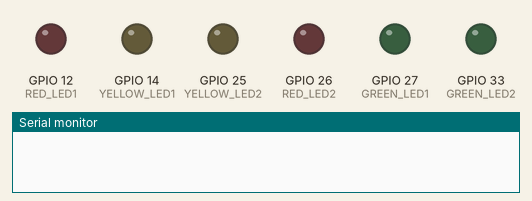
Simulated run of this sketch. Board: ESP32. Shown: output pins drawn as LEDs (lit = HIGH), the last lines printed to the serial monitor. WiFi joins after 1.5 s; servers stay silent unless stated.

Above: at 0.1 s.
At 2.1 s:
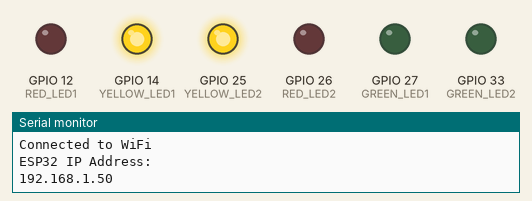
At 7.1 s:
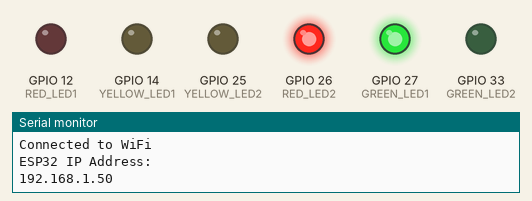
At 27.1 s:
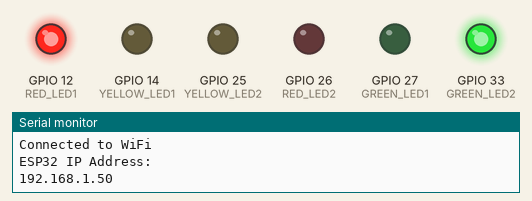
Timing chart, 0 to 38.5 s (numbered marks = the images above):
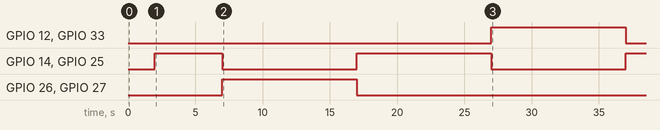

Measured:
- by itself, GPIO 12 (RED_LED1), GPIO 33 (GREEN_LED2): LOW → HIGH at 27.0 s, → LOW 10.0 s later
- by itself, GPIO 14 (YELLOW_LED1), GPIO 25 (YELLOW_LED2): goes HIGH 5.0 s, LOW 10.0 s, HIGH 10.0 s, LOW 10.0 s, then HIGH
- by itself, GPIO 26 (RED_LED2), GPIO 27 (GREEN_LED1): LOW → HIGH at 7.0 s, → LOW 10.0 s later

The sketch:

Simple_ESP32_Code.ino
```cpp
#include <WiFi.h>


#define RED_LED1 12
#define YELLOW_LED1 14
#define GREEN_LED1 27

// Block 2 LEDs
#define RED_LED2 26
#define YELLOW_LED2 25
#define GREEN_LED2 33


const char* ssid = "PianoMan. The RobotGuy.RareBrain";
const char* password = "6141AB19??";

WiFiServer server(80);

//unsigned long lastMessageTime = 0;
//unsigned long timeoutDuration = 30000;

void setup() {

   // Set all pins as output
  pinMode(RED_LED1, OUTPUT);
  pinMode(YELLOW_LED1, OUTPUT);
  pinMode(GREEN_LED1, OUTPUT);
  pinMode(RED_LED2, OUTPUT);
  pinMode(YELLOW_LED2, OUTPUT);
  pinMode(GREEN_LED2, OUTPUT);

  Serial.begin(115200);

  // Connect to WiFi
  WiFi.begin(ssid, password);
  while (WiFi.status() != WL_CONNECTED) {
    delay(1000);
    Serial.println("Connecting to WiFi...");
  }
  Serial.println("Connected to WiFi");


  Serial.println("ESP32 IP Address: ");
  Serial.println(WiFi.localIP());

  // Start the server
  server.begin();

}

void loop() {
  WiFiClient client = server.available();  // Listen for incoming clients

  if (client) {
    Serial.println("New Client Connected");

    String command = client.readStringUntil('\n');
    command.trim();  // Remove any whitespace

    Serial.println("Command received: " + command);

    // Update the last message time
    //lastMessageTime = millis();

    // Control the built-in LED based on the received command
    if (command == "yes1" or command=="yes3") {
      Serial.println("ROAD1 is experiencing a Congestion");
      digitalWrite(RED_LED1, LOW);
      digitalWrite(RED_LED2, LOW);
      digitalWrite(GREEN_LED1, LOW);
      digitalWrite(GREEN_LED2, LOW);
      digitalWrite(YELLOW_LED1, HIGH);
      digitalWrite(YELLOW_LED2, HIGH);
      delay(5000);
      digitalWrite(YELLOW_LED1, LOW);
      digitalWrite(YELLOW_LED2, LOW);
      digitalWrite(GREEN_LED1, HIGH);
      digitalWrite(RED_LED2, HIGH);
      delay(30000);
      digitalWrite(GREEN_LED1, LOW);
      digitalWrite(RED_LED1, LOW);
      delay(2000);
    }

    else if (command == "yes2" or command=="yes4") {
      Serial.println("ROAD2 is experiencing a Congestion");
      digitalWrite(RED_LED1, LOW);
      digitalWrite(RED_LED2, LOW);
      digitalWrite(GREEN_LED1, LOW);
      digitalWrite(GREEN_LED2, LOW);
      digitalWrite(YELLOW_LED2, HIGH);
      digitalWrite(YELLOW_LED1, HIGH);
      delay(5000);
      digitalWrite(YELLOW_LED2, LOW);
      digitalWrite(YELLOW_LED1, LOW);
      digitalWrite(RED_LED1, HIGH);
      digitalWrite(GREEN_LED2, HIGH);
      delay(30000);
      digitalWrite(GREEN_LED2, LOW);
      digitalWrite(RED_LED1, LOW);
      delay(2000);
    }
    else if (command == "0") {
      Serial.println("LED OFF");
      digitalWrite(RED_LED1, LOW);
      digitalWrite(RED_LED2, LOW);
      digitalWrite(GREEN_LED1, LOW);
      digitalWrite(GREEN_LED2, LOW);
      digitalWrite(YELLOW_LED2, HIGH);
      digitalWrite(YELLOW_LED1, HIGH);
      delay(10000);
    }

    // Close the connection
    client.stop();
    Serial.println("Client Disconnected");
  }

  else{
    //Block 1
    digitalWrite(RED_LED1, LOW);
    digitalWrite(RED_LED2, LOW);
    digitalWrite(GREEN_LED1, LOW);
    digitalWrite(GREEN_LED2, LOW);
    digitalWrite(YELLOW_LED2, HIGH);
    digitalWrite(YELLOW_LED1, HIGH);  // Turn on yellow LED for Block 1
    delay(5000);
    digitalWrite(YELLOW_LED1, LOW);
    digitalWrite(YELLOW_LED2, LOW);
    //delay(2000);

    digitalWrite(GREEN_LED1, HIGH);  // Turn on green LED for Block 1
    digitalWrite(RED_LED2, HIGH);
    delay(10000);
    digitalWrite(GREEN_LED1, LOW);
    digitalWrite(RED_LED2, LOW);
    //delay(2000);

  //The yellow light should always go ON before a transition
    digitalWrite(RED_LED1, LOW);
    digitalWrite(RED_LED2, LOW);
    digitalWrite(GREEN_LED1, LOW);
    digitalWrite(GREEN_LED2, LOW);
    digitalWrite(YELLOW_LED2, HIGH);
    digitalWrite(YELLOW_LED1, HIGH);  // Turn on yellow LED for Block 1
    delay(10000);
    digitalWrite(YELLOW_LED1, LOW);
    digitalWrite(YELLOW_LED2, LOW);
    //delay(2000);

    digitalWrite(RED_LED1, HIGH);  // Turn on red LED for Block 1
    digitalWrite(GREEN_LED2, HIGH);
    delay(10000);
    digitalWrite(RED_LED1, LOW);
    digitalWrite(GREEN_LED2, LOW);
    //delay(2000);

    //Block 2
    digitalWrite(RED_LED1, LOW);
    digitalWrite(RED_LED2, LOW);
    digitalWrite(GREEN_LED1, LOW);
    digitalWrite(GREEN_LED2, LOW);

    digitalWrite(YELLOW_LED2, HIGH);
    digitalWrite(YELLOW_LED1, HIGH);  // Turn on yellow LED for Block 2
    delay(10000);
    digitalWrite(YELLOW_LED2, LOW);
    digitalWrite(YELLOW_LED1, LOW);
    //delay(2000);

    digitalWrite(RED_LED1, LOW);
    digitalWrite(RED_LED2, LOW);
    digitalWrite(GREEN_LED1, LOW);
    digitalWrite(GREEN_LED2, LOW);
    digitalWrite(RED_LED1, HIGH);
    digitalWrite(GREEN_LED2, HIGH);  // Turn on green LED for Block 2
    delay(10000);
    digitalWrite(RED_LED1, LOW);
    digitalWrite(GREEN_LED2, LOW);
    //delay(2000);

//The yellow light should always go ON before a transition
    digitalWrite(RED_LED1, LOW);
    digitalWrite(RED_LED2, LOW);
    digitalWrite(GREEN_LED1, LOW);
    digitalWrite(GREEN_LED2, LOW);
    digitalWrite(YELLOW_LED2, HIGH);
    digitalWrite(YELLOW_LED1, HIGH);
    delay(10000);
    digitalWrite(YELLOW_LED1, LOW);
    digitalWrite(YELLOW_LED2, LOW);
    //delay(2000);

    digitalWrite(GREEN_LED1, HIGH);
    digitalWrite(RED_LED2, HIGH);  // Turn on red LED for Block 2
    delay(10000);
    digitalWrite(RED_LED2, LOW);
    digitalWrite(GREEN_LED1, LOW);
    //delay(2000);

  }

  // Check for timeout: if no message received in timeoutDuration, turn off LED
//  if (millis() - lastMessageTime > timeoutDuration) {
//    digitalWrite(ledPin, LOW);  // Turn off LED
    //Serial.println("No message received for 1 minute, LED OFF due to timeout.");
//  }
//  millis()==0;

}
```
